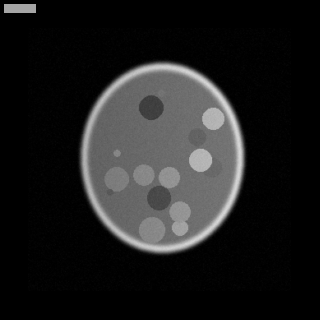
#> input picture brain-tumor-detection/samples/no_tumor_sample_01.png, 320 x 320 px
$ python -i preprocess.py   (imports and definitions only)
#> lines starting #> are read from the running program, lines starting #| are printed output that depends on the picture; after the words box and inside, x2 and y2 are one past the last pixel; in counts of white or black regions, pixels touching at a corner belong together
"""Image loading, validation helpers and the inference preprocessing pipeline.

The pipeline mirrors what the training code does:

1. decode + integrity check (``PIL.Image.verify``)
2. apply EXIF orientation
3. convert to the channel layout the model expects
4. optional **brain extraction** — Otsu threshold, morphological cleanup,
   largest connected component, padded bounding box (MRI scans usually contain
   a lot of black padding and annotation text; cropping to the head makes the
   classifier's job much easier and more stable across datasets)
5. resize to the model input size
6. scale to ``[0, 1]`` and normalise per channel
7. ``HWC`` → ``CHW`` and add the batch dimension

Every step is pure (numpy / Pillow / scipy) so it can be unit tested without a
trained checkpoint.
"""

from __future__ import annotations

import io
from dataclasses import asdict, dataclass, field
from typing import Any, Iterable

import numpy as np
import torch
from PIL import Image, ImageOps, UnidentifiedImageError

# Pillow raises for absurdly large images; we set our own (configurable) guard.
DEFAULT_MAX_IMAGE_PIXELS = 89_478_485

_MODE_BY_CHANNELS = {1: "L", 3: "RGB"}


class ImageLoadError(ValueError):
    """Raised when a byte stream cannot be decoded into a usable image."""


@dataclass(frozen=True)
class PreprocessSpec:
    """Everything needed to turn a PIL image into a model input tensor.

    ``mean`` / ``std`` default to 0.5 per channel and are expanded to match
    ``channels`` automatically.
    """

    img_size: int = 224
    channels: int = 3
    mean: tuple[float, ...] | float | None = None
    std: tuple[float, ...] | float | None = None
    brain_extraction: bool = True
    brain_margin: float = 0.08
    extras: dict[str, Any] = field(default_factory=dict)

    # [115 lines left out: functions __post_init__, from_metadata, to_metadata, _as_iterable, _as_channel_tuple, open_image and 1 more, not called in this run]


# --------------------------------------------------------------------------- #
# Brain extraction
# --------------------------------------------------------------------------- #
def otsu_threshold(values: np.ndarray, bins: int = 256) -> float:
    """Classic Otsu threshold for a uint8-ish intensity array."""
    values = np.asarray(values, dtype=np.float64).ravel()
    if values.size == 0:
        return 0.0
    hist, edges = np.histogram(values, bins=bins, range=(0.0, 255.0))
    hist = hist.astype(np.float64)
    total = hist.sum()
    if total == 0:
        return float(edges[0])

    centers = (edges[:-1] + edges[1:]) / 2.0
    weight_bg = np.cumsum(hist)
    weight_fg = total - weight_bg
    mean_bg_sum = np.cumsum(hist * centers)
    with np.errstate(divide="ignore", invalid="ignore"):
        mean_bg = mean_bg_sum / weight_bg
        mean_fg = (mean_bg_sum[-1] - mean_bg_sum) / weight_fg
    between = weight_bg * weight_fg * np.nan_to_num(mean_bg - mean_fg) ** 2
    if not np.isfinite(between).any():
        return float(centers[0])

    # With a bimodal histogram every threshold between the modes is optimal, so
    # the argmax plateaus. Take the middle of that plateau instead of its first
    # index (which would otherwise return a near-zero threshold).
    peak = float(np.nanmax(between))
    tolerance = max(peak * 1e-9, 1e-12)
    best_indices = np.flatnonzero(np.nan_to_num(between, nan=-1.0) >= peak - tolerance)
    best = int(best_indices[len(best_indices) // 2])
    return float(centers[best])


def _try_ndimage():
    """Import scipy.ndimage lazily so environments without scipy still work."""
    try:
        from scipy import ndimage  # type: ignore
    except ImportError:  # pragma: no cover - scipy is a declared dependency
        return None
    return ndimage


def extract_brain_bbox(
    gray: np.ndarray,
    *,
    margin_ratio: float = 0.08,
    min_area_ratio: float = 0.001,
) -> tuple[int, int, int, int] | None:
    """Return ``(x0, y0, x1, y1)`` of the head/tissue region or ``None``.

    ``None`` means "no confident foreground found" — callers should fall back to
    the full frame rather than failing the request.
    """
    ndimage = _try_ndimage()
    if ndimage is None or gray.size == 0:
        return None

    height, width = gray.shape
    mask = gray > otsu_threshold(gray)
    if mask.sum() < max(16, int(min_area_ratio * gray.size)):
        return None

    try:
        mask = ndimage.binary_closing(mask, iterations=2)
        mask = ndimage.binary_fill_holes(mask)
        labels, count = ndimage.label(mask)
        if count == 0:
            return None
        # Ignore the background label (0) and keep the biggest component.
        sizes = ndimage.sum(mask, labels, index=range(1, count + 1))
        biggest = int(np.argmax(sizes)) + 1
        if sizes[biggest - 1] < max(64, int(min_area_ratio * gray.size)):
            return None
        component = labels == biggest
        rows = np.where(component.any(axis=1))[0]
        cols = np.where(component.any(axis=0))[0]
    except Exception:  # pragma: no cover - defensive against exotic scipy builds
        return None

    if rows.size == 0 or cols.size == 0:
        return None

    y0, y1 = int(rows[0]), int(rows[-1])
    x0, x1 = int(cols[0]), int(cols[-1])

    # Padded, square-ish, clamped to the frame.
    pad = int(round(margin_ratio * max(x1 - x0, y1 - y0)))
    x0 = max(0, x0 - pad)
    y0 = max(0, y0 - pad)
    x1 = min(width - 1, x1 + pad)
    y1 = min(height - 1, y1 + pad)

    if (x1 - x0) < 8 or (y1 - y0) < 8:
        return None
    return x0, y0, x1 + 1, y1 + 1


def crop_to_brain(image: Image.Image, *, margin_ratio: float = 0.08) -> tuple[Image.Image, tuple | None]:
    """Crop ``image`` to the detected head region; returns ``(image, bbox)``."""
    gray = np.asarray(image.convert("L"), dtype=np.float64)
    bbox = extract_brain_bbox(gray, margin_ratio=margin_ratio)
    if bbox is None:
        return image.copy(), None
    return image.crop(bbox), bbox


# --------------------------------------------------------------------------- #
# Tensor pipeline
# --------------------------------------------------------------------------- #
# [58 lines left out: functions image_to_array, array_to_tensor, preprocess_image, preprocess_to_pil, tensor_to_preview, not called in this run]

>>> from PIL import Image
>>> picture = Image.open('../../samples/no_tumor_sample_01.png')
#> picture is the input picture: PIL image 320x320 RGB; min 0, max 215, mean 30.6
>>> result = crop_to_brain(picture)
#> in otsu_threshold, `hist, edges = np.histogram(values, bins=bins, range=(0.0, 255.0))`: hist = 256 values, max 44809 at index 0, min 0 at index 216, mean 400; edges = 257 values from 0 to 255
#> in otsu_threshold, `total = hist.sum()`: total = 102400
#> in otsu_threshold, `centers = (edges[:-1] + edges[1:]) / 2.0`: centers = 256 values from 0.498 to 254.5
#> in otsu_threshold, `weight_bg = np.cumsum(hist)`: weight_bg = 256 values from 44809 to 102400
#> in otsu_threshold, `weight_fg = total - weight_bg`: weight_fg = 256 values, max 57591 at index 0, min 0 at index 215, mean 12254.7
#> in otsu_threshold, `mean_bg_sum = np.cumsum(hist * centers)`: mean_bg_sum = 256 values from 22317 to 3175956.3
#> in otsu_threshold, `mean_bg = mean_bg_sum / weight_bg`: mean_bg = 256 values from 0.498 to 31.02
#> in otsu_threshold, `between = weight_bg * weight_fg * np.nan_to_num(mean_bg - mean_fg) ** 2`: between = 256 values, max 2.77e+13 at index 61, min 0 at index 215, mean 1.47e+13
#> in otsu_threshold, `peak = float(np.nanmax(between))`: peak = 2.77e+13
#> in otsu_threshold, `tolerance = max(peak * 1e-9, 1e-12)`: tolerance = 27668.7
#> in otsu_threshold, `best_indices = np.flatnonzero(np.nan_to_num(between, nan=-1.0) >= peak..`: best_indices = [61]
#> in otsu_threshold, `best = int(best_indices[len(best_indices) // 2])`: best = 61
#> in extract_brain_bbox, `mask = gray > otsu_threshold(gray)`:
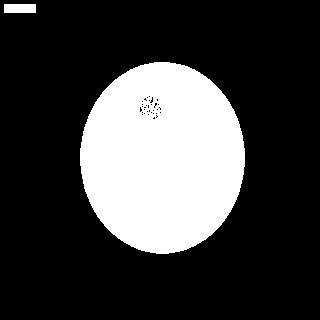
#> mask: shape (320, 320) bool; 24.4% white; 2 white regions, box (x1, y1, x2, y2) and area: (80, 62, 245, 254) 24687, (4, 4, 36, 13) 288
#> in extract_brain_bbox, `mask = ndimage.binary_closing(mask, iterations=2)`: mask: shape (320, 320) bool; 24.5% white; 2 white regions, box (x1, y1, x2, y2) and area: (80, 62, 245, 254) 24753, (4, 4, 36, 13) 288
#> in extract_brain_bbox, `labels, count = ndimage.label(mask)`:
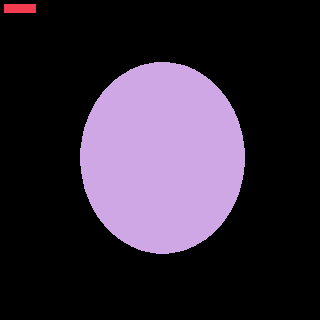
#> labels: shape (320, 320) int32; 3 distinct labels, from 0 to 2; one colour per label, 0 black
#> in extract_brain_bbox, `labels, count = ndimage.label(mask)`: count = 2
#> in extract_brain_bbox, `sizes = ndimage.sum(mask, labels, index=range(1, count + 1))`: sizes = [288, 24753]
#> in extract_brain_bbox, `biggest = int(np.argmax(sizes)) + 1`: biggest = 2
#> in extract_brain_bbox, `component = labels == biggest`:
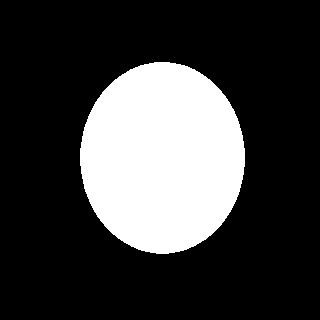
#> component: shape (320, 320) bool; 24.2% white; 1 white region, box (x1, y1, x2, y2) and area: (80, 62, 245, 254) 24753
#> in extract_brain_bbox, `rows = np.where(component.any(axis=1))[0]`: rows = 192 values from 62 to 253
#> in extract_brain_bbox, `cols = np.where(component.any(axis=0))[0]`: cols = 165 values from 80 to 244
#> in extract_brain_bbox, `y0, y1 = int(rows[0]), int(rows[-1])`: y0 = 62; y1 = 253
#> in extract_brain_bbox, `x0, x1 = int(cols[0]), int(cols[-1])`: x0 = 80; x1 = 244
#> in extract_brain_bbox, `pad = int(round(margin_ratio * max(x1 - x0, y1 - y0)))`: pad = 15
#> in extract_brain_bbox, `x0 = max(0, x0 - pad)`: x0 = 65
#> in extract_brain_bbox, `y0 = max(0, y0 - pad)`: y0 = 47
#> in extract_brain_bbox, `x1 = min(width - 1, x1 + pad)`: x1 = 259
#> in extract_brain_bbox, `y1 = min(height - 1, y1 + pad)`: y1 = 268
#> in crop_to_brain, `bbox = extract_brain_bbox(gray, margin_ratio=margin_ratio)`: bbox = (65, 47, 260, 269)

$ run again, on brain-tumor-detection/samples/no_tumor_sample_02.png
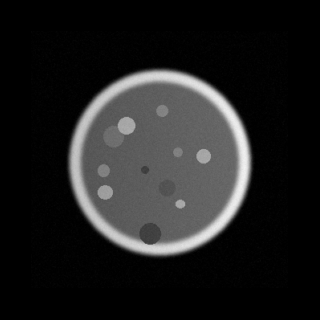
#> input picture brain-tumor-detection/samples/no_tumor_sample_02.png, 320 x 320 px
#> picture is the input picture: PIL image 320x320 RGB; min 0, max 242, mean 32.3
#> hist = 256 values, max 46408 at index 0, min 0 at index 243, mean 400; edges = 257 values from 0 to 255
#> total = 102400
#> centers = 256 values from 0.498 to 254.5
#> weight_bg = 256 values from 46408 to 102400
#> weight_fg = 256 values, max 55992 at index 0, min 0 at index 242, mean 12900.2
#> mean_bg_sum = 256 values from 23113.4 to 3340545.8
#> mean_bg = 256 values from 0.498 to 32.62
#> between = 256 values, max 2.81e+13 at index 60, min 0 at index 242, mean 1.74e+13
#> peak = 2.81e+13
#> tolerance = 28085.5
#> best_indices = [60]
#> best = 60
#> in extract_brain_bbox, `mask = gray > otsu_threshold(gray)`:
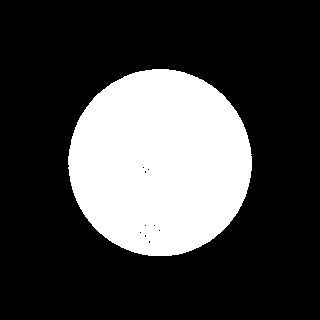
#> mask: shape (320, 320) bool; 26.3% white; 1 white region, box (x1, y1, x2, y2) and area: (68, 69, 252, 256) 26887
#> labels: shape (320, 320) int32; values 0 (black) and 1 (white), 26.3% white; 1 white region, box (x1, y1, x2, y2) and area: (68, 69, 252, 256) 26899
#> count = 1
#> sizes = [26899]
#> biggest = 1
#> rows = 187 values from 69 to 255
#> cols = 184 values from 68 to 251
#> in extract_brain_bbox, `y0, y1 = int(rows[0]), int(rows[-1])`: y0 = 69; y1 = 255
#> in extract_brain_bbox, `x0, x1 = int(cols[0]), int(cols[-1])`: x0 = 68; x1 = 251
#> pad = 15
#> in extract_brain_bbox, `x0 = max(0, x0 - pad)`: x0 = 53
#> in extract_brain_bbox, `y0 = max(0, y0 - pad)`: y0 = 54
#> in extract_brain_bbox, `x1 = min(width - 1, x1 + pad)`: x1 = 266
#> in extract_brain_bbox, `y1 = min(height - 1, y1 + pad)`: y1 = 270
#> bbox = (53, 54, 267, 271)

$ run again, on brain-tumor-detection/samples/no_tumor_sample_03.png
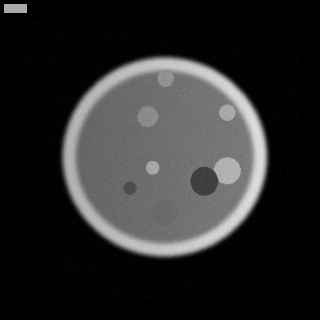
#> input picture brain-tumor-detection/samples/no_tumor_sample_03.png, 320 x 320 px
#> picture is the input picture: PIL image 320x320 RGB; min 0, max 225, mean 42.3
#> hist = 256 values, max 37452 at index 0, min 0 at index 226, mean 400; edges = 257 values from 0 to 255
#> total = 102400
#> centers = 256 values from 0.498 to 254.5
#> weight_bg = 256 values from 37452 to 102400
#> weight_fg = 256 values, max 64948 at index 0, min 0 at index 225, mean 16930.9
#> mean_bg_sum = 256 values from 18652.9 to 4368385.1
#> mean_bg = 256 values from 0.498 to 42.66
#> between = 256 values, max 3.66e+13 at index 66, min 0 at index 225, mean 2.1e+13
#> peak = 3.66e+13
#> tolerance = 36617.6
#> best_indices = [66]
#> best = 66
#> in extract_brain_bbox, `labels, count = ndimage.label(mask)`:
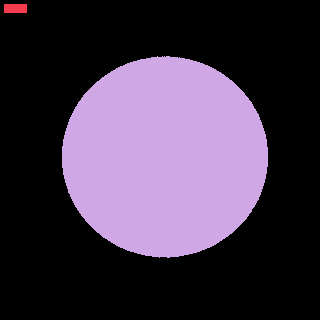
#> labels: shape (320, 320) int32; 3 distinct labels, from 0 to 2; one colour per label, 0 black
#> count = 2
#> sizes = [207, 32480]
#> biggest = 2
#> in extract_brain_bbox, `component = labels == biggest`:
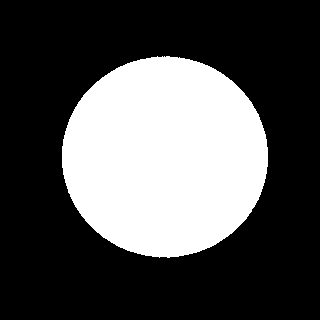
#> component: shape (320, 320) bool; 31.7% white; 1 white region, box (x1, y1, x2, y2) and area: (62, 56, 268, 258) 32480
#> rows = 202 values from 56 to 257
#> cols = 206 values from 62 to 267
#> in extract_brain_bbox, `y0, y1 = int(rows[0]), int(rows[-1])`: y0 = 56; y1 = 257
#> in extract_brain_bbox, `x0, x1 = int(cols[0]), int(cols[-1])`: x0 = 62; x1 = 267
#> pad = 16
#> in extract_brain_bbox, `x0 = max(0, x0 - pad)`: x0 = 46
#> in extract_brain_bbox, `y0 = max(0, y0 - pad)`: y0 = 40
#> in extract_brain_bbox, `x1 = min(width - 1, x1 + pad)`: x1 = 283
#> in extract_brain_bbox, `y1 = min(height - 1, y1 + pad)`: y1 = 273
#> bbox = (46, 40, 284, 274)

$ run again, on brain-tumor-detection/samples/tumor_sample_01.png
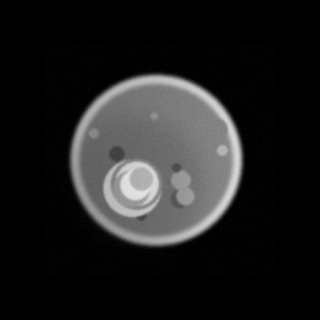
#> input picture brain-tumor-detection/samples/tumor_sample_01.png, 320 x 320 px
#> picture is the input picture: PIL image 320x320 RGB; min 0, max 230, mean 30.9
#> hist = 256 values, max 54504 at index 0, min 0 at index 231, mean 400; edges = 257 values from 0 to 255
#> total = 102400
#> centers = 256 values from 0.498 to 254.5
#> weight_bg = 256 values from 54504 to 102400
#> weight_fg = 256 values, max 47896 at index 0, min 0 at index 230, mean 12367.6
#> mean_bg_sum = 256 values from 27145.5 to 3204741.4
#> mean_bg = 256 values from 0.498 to 31.3
#> between = 256 values, max 3.12e+13 at index 66, min 0 at index 230, mean 1.78e+13
#> peak = 3.12e+13
#> tolerance = 31191.9
#> best_indices = [66]
#> best = 66
#> in extract_brain_bbox, `mask = gray > otsu_threshold(gray)`:
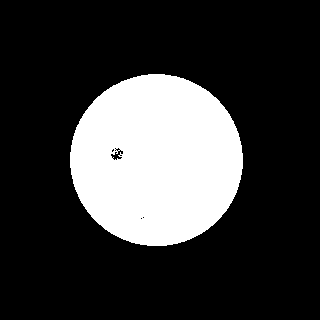
#> mask: shape (320, 320) bool; 22.7% white; 1 white region, box (x1, y1, x2, y2) and area: (70, 74, 243, 246) 23249
#> labels: shape (320, 320) int32; values 0 (black) and 1 (white), 22.8% white; 1 white region, box (x1, y1, x2, y2) and area: (70, 74, 243, 246) 23321
#> count = 1
#> sizes = [23321]
#> biggest = 1
#> rows = 172 values from 74 to 245
#> cols = 173 values from 70 to 242
#> in extract_brain_bbox, `y0, y1 = int(rows[0]), int(rows[-1])`: y0 = 74; y1 = 245
#> in extract_brain_bbox, `x0, x1 = int(cols[0]), int(cols[-1])`: x0 = 70; x1 = 242
#> pad = 14
#> in extract_brain_bbox, `x0 = max(0, x0 - pad)`: x0 = 56
#> in extract_brain_bbox, `y0 = max(0, y0 - pad)`: y0 = 60
#> in extract_brain_bbox, `x1 = min(width - 1, x1 + pad)`: x1 = 256
#> in extract_brain_bbox, `y1 = min(height - 1, y1 + pad)`: y1 = 259
#> bbox = (56, 60, 257, 260)
